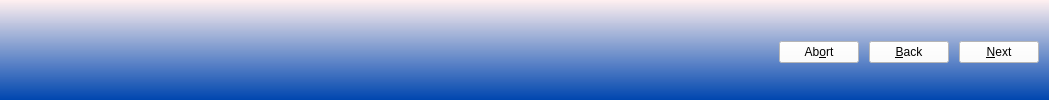
     <widget class="QWidget" name="footerWidget" native="true">
      <property name="sizePolicy">
       <sizepolicy hsizetype="Preferred" vsizetype="Fixed">
        <horstretch>0</horstretch>
        <verstretch>0</verstretch>
       </sizepolicy>
      </property>
      <property name="autoFillBackground">
       <bool>false</bool>
      </property>
      <property name="styleSheet">
       <string notr="true">background-color: qlineargradient(spread:pad, x1:1, y1:1, x2:1, y2:0, stop:0 rgba(0, 70, 175, 255), stop:1 rgba(255, 240, 240, 240));</string>
      </property>
      <layout class="QHBoxLayout" name="horizontalLayout_2">
       <property name="spacing">
        <number>10</number>
       </property>
       <property name="leftMargin">
        <number>5</number>
       </property>
       <property name="topMargin">
        <number>10</number>
       </property>
       <property name="rightMargin">
        <number>10</number>
       </property>
       <property name="bottomMargin">
        <number>5</number>
       </property>
       <item>
        <widget class="QPushButton" name="pushHardware">
         <property name="minimumSize">
          <size>
           <width>32</width>
           <height>32</height>
          </size>
         </property>
         <property name="maximumSize">
          <size>
           <width>32</width>
           <height>32</height>
          </size>
         </property>
         <property name="toolTip">
          <string/>
         </property>
         <property name="statusTip">
          <string>Display hardware compatibility diagnostic</string>
         </property>
         <property name="text">
          <string/>
         </property>
         <property name="icon">
          <iconset resource="sysinstaller.qrc">
           <normaloff>:/modules/images/systemsettings.png</normaloff>:/modules/images/systemsettings.png</iconset>
         </property>
         <property name="iconSize">
          <size>
           <width>32</width>
           <height>32</height>
          </size>
         </property>
         <property name="flat">
          <bool>true</bool>
         </property>
        </widget>
       </item>
       <item>
        <widget class="QPushButton" name="pushNetwork">
         <property name="statusTip">
          <string>Manage network connectivity</string>
         </property>
         <property name="text">
          <string/>
         </property>
         <property name="icon">
          <iconset resource="sysinstaller.qrc">
           <normaloff>:/modules/images/networkwired.png</normaloff>:/modules/images/networkwired.png</iconset>
         </property>
         <property name="iconSize">
          <size>
           <width>32</width>
           <height>32</height>
          </size>
         </property>
         <property name="flat">
          <bool>true</bool>
         </property>
        </widget>
       </item>
       <item>
        <widget class="QPushButton" name="helpButton">
         <property name="statusTip">
          <string>Display help for the current screen</string>
         </property>
         <property name="text">
          <string/>
         </property>
         <property name="icon">
          <iconset resource="sysinstaller.qrc">
           <normaloff>:/modules/images/help-hint.png</normaloff>:/modules/images/help-hint.png</iconset>
         </property>
         <property name="iconSize">
          <size>
           <width>32</width>
           <height>32</height>
          </size>
         </property>
         <property name="flat">
          <bool>true</bool>
         </property>
        </widget>
       </item>
       <item>
        <widget class="QPushButton" name="pushTouchKeyboard">
         <property name="toolTip">
          <string/>
         </property>
         <property name="statusTip">
          <string>Launch the on-screen keyboard</string>
         </property>
         <property name="text">
          <string/>
         </property>
         <property name="icon">
          <iconset resource="sysinstaller.qrc">
           <normaloff>:/PCBSD/images/input-keyboard.png</normaloff>:/PCBSD/images/input-keyboard.png</iconset>
         </property>
         <property name="iconSize">
          <size>
           <width>32</width>
           <height>32</height>
          </size>
         </property>
         <property name="flat">
          <bool>true</bool>
         </property>
        </widget>
       </item>
       <item>
        <widget class="QPushButton" name="pushChangeKeyLayout">
         <property name="toolTip">
          <string/>
         </property>
         <property name="statusTip">
          <string>Switch between US layout and user selected layout</string>
         </property>
         <property name="text">
          <string/>
         </property>
         <property name="icon">
          <iconset resource="sysinstaller.qrc">
           <normaloff>:/modules/images/keyboard.png</normaloff>:/modules/images/keyboard.png</iconset>
         </property>
         <property name="iconSize">
          <size>
           <width>32</width>
           <height>32</height>
          </size>
         </property>
         <property name="autoDefault">
          <bool>false</bool>
         </property>
         <property name="default">
          <bool>false</bool>
         </property>
         <property name="flat">
          <bool>true</bool>
         </property>
        </widget>
       </item>
       <item>
        <spacer name="horizontalSpacer">
         <property name="orientation">
          <enum>Qt::Horizontal</enum>
         </property>
         <property name="sizeHint" stdset="0">
          <size>
           <width>532</width>
           <height>20</height>
          </size>
         </property>
        </spacer>
       </item>
       <item>
        <widget class="QPushButton" name="abortButton">
         <property name="statusTip">
          <string>Cancel the installation</string>
         </property>
         <property name="styleSheet">
          <string notr="true">background-color: rgb(255, 255, 255);</string>
         </property>
         <property name="text">
          <string>Ab&amp;ort</string>
         </property>
         <property name="iconSize">
          <size>
           <width>20</width>
           <height>20</height>
          </size>
         </property>
        </widget>
       </item>
       <item>
        <widget class="QPushButton" name="backButton">
         <property name="statusTip">
          <string/>
         </property>
         <property name="styleSheet">
          <string notr="true">background-color: rgb(255, 255, 255);</string>
         </property>
         <property name="text">
          <string>&amp;Back</string>
         </property>
         <property name="iconSize">
          <size>
           <width>20</width>
           <height>20</height>
          </size>
         </property>
        </widget>
       </item>
       <item>
        <widget class="QPushButton" name="nextButton">
         <property name="statusTip">
          <string/>
         </property>
         <property name="styleSheet">
          <string notr="true">background-color: rgb(255, 255, 255);</string>
         </property>
         <property name="text">
          <string>&amp;Next</string>
         </property>
         <property name="iconSize">
          <size>
           <width>20</width>
           <height>20</height>
          </size>
         </property>
        </widget>
       </item>
      </layout>
     </widget>
